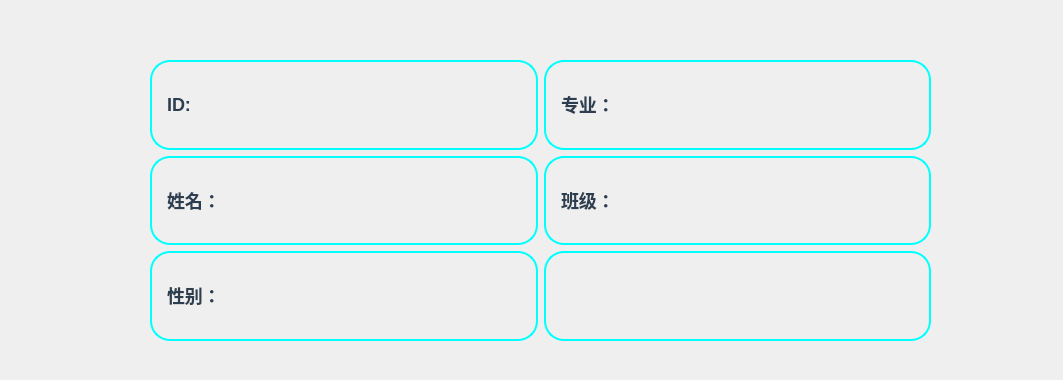
<?xml version="1.0" encoding="UTF-8"?>
<ui version="4.0">
 <class>Owner</class>
 <widget class="QWidget" name="Owner">
  <property name="geometry">
   <rect>
    <x>0</x>
    <y>0</y>
    <width>1063</width>
    <height>380</height>
   </rect>
  </property>
  <property name="windowTitle">
   <string>Form</string>
  </property>
  <property name="styleSheet">
   <string notr="true"/>
  </property>
  <widget class="QWidget" name="ownerWidget" native="true">
   <property name="geometry">
    <rect>
     <x>140</x>
     <y>40</y>
     <width>801</width>
     <height>321</height>
    </rect>
   </property>
   <property name="styleSheet">
    <string notr="true">QLabel {
    font-family: &quot;Microsoft YaHei&quot;;
    font-size: 18px;
    /*background-color: #2E3648;*/
	background-color : transparent;
	font-weight: bold;
	/*color: #BDC8E2;*/
	color: #2c3e50;

	padding-left: 10px;
	padding-top: 8px;
	padding-right: 7px;
	padding-bottom: 9px;
	
	border-style: solid;
    border-width: 2px;
    border-color: aqua;
    border-radius: 20px;	

}

QLabel:hover{
	color: #2c3e50;
	border-color: #95a5a6;
    background-color: #ecf0f1;
}

</string>
   </property>
   <widget class="QWidget" name="layoutWidget">
    <property name="geometry">
     <rect>
      <x>10</x>
      <y>20</y>
      <width>781</width>
      <height>281</height>
     </rect>
    </property>
    <layout class="QGridLayout" name="gridLayout">
     <item row="0" column="0">
      <widget class="QLabel" name="label_id">
       <property name="text">
        <string>ID:</string>
       </property>
      </widget>
     </item>
     <item row="2" column="1">
      <widget class="QLabel" name="label_class">
       <property name="text">
        <string>班级：</string>
       </property>
      </widget>
     </item>
     <item row="3" column="1">
      <widget class="QLabel" name="label_phoneNumber">
       <property name="text">
        <string/>
       </property>
      </widget>
     </item>
     <item row="3" column="0">
      <widget class="QLabel" name="label_sex">
       <property name="text">
        <string>性别：</string>
       </property>
      </widget>
     </item>
     <item row="2" column="0">
      <widget class="QLabel" name="label_name">
       <property name="text">
        <string>姓名：</string>
       </property>
      </widget>
     </item>
     <item row="0" column="1">
      <widget class="QLabel" name="label_specialized">
       <property name="text">
        <string>专业：</string>
       </property>
      </widget>
     </item>
    </layout>
   </widget>
  </widget>
 </widget>
 <resources/>
 <connections/>
</ui>
